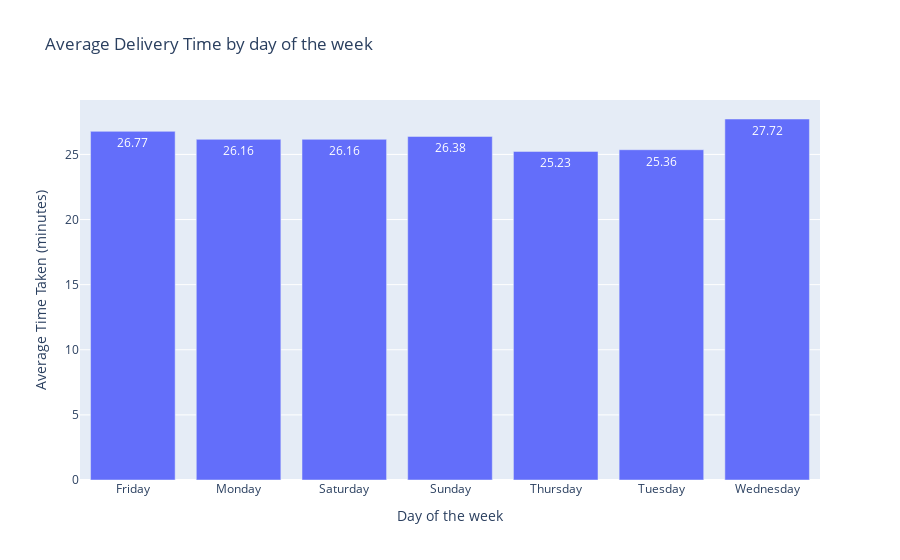

This figure's notebook cell:
### Markdown cell above
#### Average delivery time by day of the week

### Code cell
# Group the data by 'Is_weekend' and calculate the average time taken
avg_time_taken = df.groupby('Day_week_name')['Time_taken(min)'].mean().round(2).reset_index()

# Create a bar chart using Plotly Express
fig = px.bar(avg_time_taken, x='Day_week_name', y='Time_taken(min)', 
             title='Average Delivery Time by day of the week',
             labels={'Day_week_name': 'Day of the week', 'Time_taken(min)': 'Average Time Taken (minutes)'},
             text='Time_taken(min)')

# Show the plot
fig.show()

### Figure 1 — Plotly figure (JSON) as saved in the notebook; plotly's stock layout.template omitted (floating-point values rounded to 4 significant figures)
{"data": [{"alignmentgroup": "True", "hovertemplate": "Day of the week=%{x}<br>Average Time Taken (minutes)=%{text}<extra></extra>", "legendgroup": "", "marker": {"color": "#636efa"}, "name": "", "offsetgroup": "", "orientation": "v", "showlegend": false, "text": [26.77, 26.16, 26.16, 26.38, 25.23, 25.36, 27.72], "textposition": "auto", "type": "bar", "x": ["Friday", "Monday", "Saturday", "Sunday", "Thursday", "Tuesday", "Wednesday"], "xaxis": "x", "y": [26.77, 26.16, 26.16, 26.38, 25.23, 25.36, 27.72], "yaxis": "y"}], "layout": {"barmode": "relative", "legend": {"tracegroupgap": 0}, "title": {"text": "Average Delivery Time by day of the week"}, "xaxis": {"anchor": "y", "domain": [0, 1], "title": {"text": "Day of the week"}}, "yaxis": {"anchor": "x", "domain": [0, 1], "title": {"text": "Average Time Taken (minutes)"}}}}
